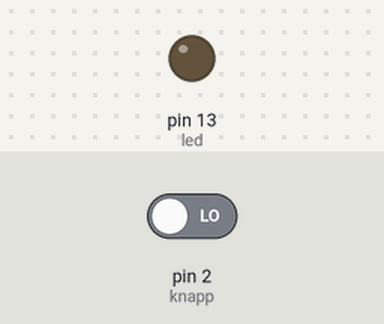
Bench run of a sketch on a simulated Arduino Uno, built with avr-gcc and run on an emulated ATmega328P. On the bench: output pins drawn as LEDs (lit = HIGH). The inputs (shaded band) are chosen by the test bench; at power-on: pin 2 (knapp) LOW.

Above: at 1.2 s.
1.3 s: pin 2 (knapp) driven HIGH
At 2.1 s:
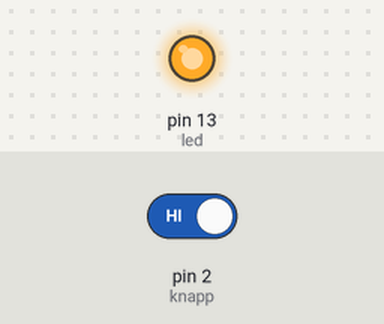
2.8 s: pin 2 (knapp) driven LOW
At 3.2 s:
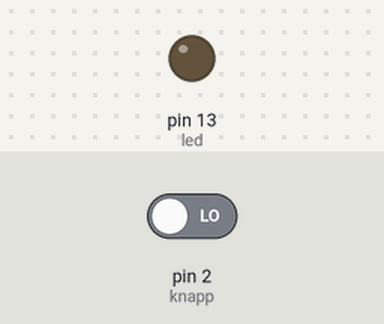
Timing chart, 0 to 5.8 s (numbered marks = the images above; inputs shaded):
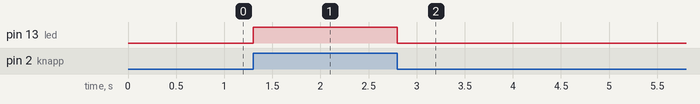

The sketch:

button.ino
```cpp
int knapp = 2;
int led = 13;

void setup() {
  pinMode(led, OUTPUT);
  pinMode(knapp, INPUT);
}

void loop() {
  int knappVerdi = digitalRead(knapp);

  if (knappVerdi == HIGH) {
    digitalWrite(led, HIGH);
  } else {
    digitalWrite(led, LOW);
  }
}
```

Measured:
- after the input at 1.3 s, pin 13 (led): LOW → HIGH at once
- after the input at 2.8 s, pin 13 (led): HIGH → LOW at once
